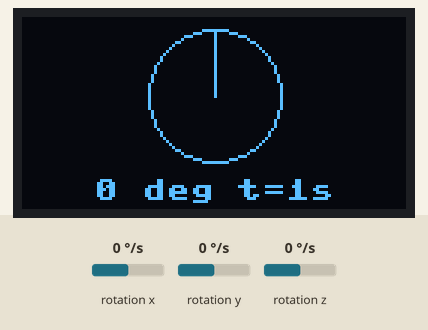
The program below on a simulated Raspberry Pi Pico running MicroPython. Parts: 128×64 one-colour display. The test bench sets the inputs (shaded band); at power-on: rotation z 0 °/s, rotation x 0 °/s, rotation y 0 °/s. Files that are not in the repository are absent; library files of the repository ran but are not shown: ssd1306.py; what the program prints to the serial console is not drawn.

Above: at 1.3 s.
1.4 s: rotation z set to -192 °/s
At 1.5 s:
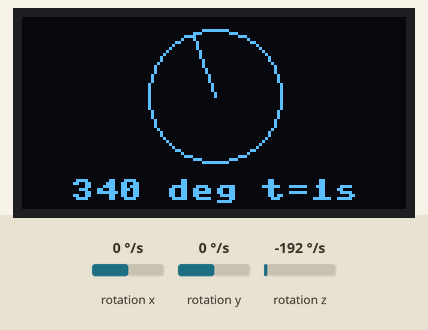
2.9 s: rotation z set to 0 °/s
At 5.4 s:
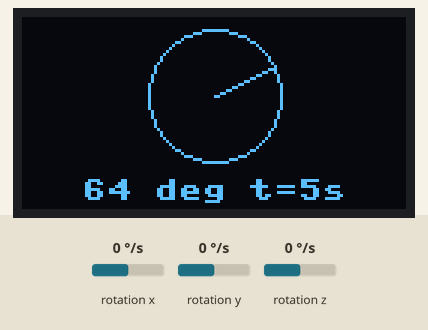
5.9 s: rotation z set to -100 °/s
At 6.02 s:
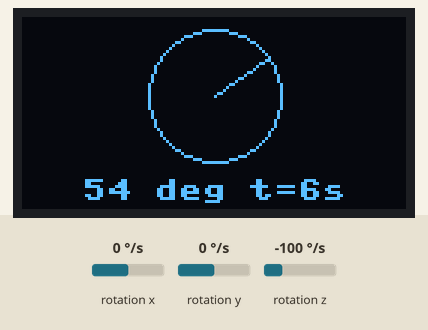

Measured:
- what the display in image 2 shows lasts 1.1 s, from 4.6 s to 5.7 s

The program:

12-demo-swarm-compare.py
```python
import machine
import struct
import time
import math
import json
import config

# MPU6050 wiring (I2C1):
#   SDA -> GPIO10 (I2C1 SDA)
#   SCL -> GPIO11 (I2C1 SCL)
#
# OLED wiring (SPI0) is defined in config.py.
#
# Load this file onto the Pico with Thonny and run it (F5), or run
# headlessly with mpremote (requires config.py and lib/ssd1306.py to
# already be copied onto the Pico's filesystem).
#
# Draws a compass-style dial from a gyro-integrated heading (bias
# calibrated with calibration.json, same as 08/09). Run this SAME script
# on two (or more) Pico+MPU6050 boards side by side, starting them all at
# the same moment and pointing them the same way. Every needle starts in
# agreement, then slowly drifts apart the longer they run - each board is
# independently integrating its own slightly-imperfect gyro with no way to
# check itself against the others. That's exactly the problem Chapter 13
# solves: instead of trusting each robot's own drifting estimate forever,
# one robot broadcasts a shared heading over WiFi/UDP and the rest steer
# to match it.
I2C_SDA_PIN = 10
I2C_SCL_PIN = 11
I2C_BUS = 1
MPU6050_ADDRESS = 0x68
PWR_MGMT_1 = 0x6B
GYRO_XOUT_H = 0x43

GYRO_SCALE = 131.0  # LSB per deg/s at the default +/-250 deg/s range
CALIBRATION_FILE = "calibration.json"

sda = machine.Pin(I2C_SDA_PIN)
scl = machine.Pin(I2C_SCL_PIN)
i2c = machine.I2C(I2C_BUS, sda=sda, scl=scl, freq=400000)

# Wake the sensor - it powers on in sleep mode
i2c.writeto_mem(MPU6050_ADDRESS, PWR_MGMT_1, bytes([0x00]))
time.sleep_ms(100)

oled = config.init_display()
WHITE = config.WHITE
BLACK = config.BLACK
NO_FILL = config.NO_FILL
WIDTH = config.WIDTH
HEIGHT = config.HEIGHT

CENTER_X = WIDTH // 2
CENTER_Y = HEIGHT // 2 - 6
RADIUS = CENTER_Y - 4

try:
    with open(CALIBRATION_FILE) as f:
        cal = json.load(f)
    gz_offset = cal.get("gz_offset", 0.0)
    print("Loaded gz_offset = {:.2f} deg/s from {}".format(gz_offset, CALIBRATION_FILE))
except OSError:
    gz_offset = 0.0
    print("No {} found - run 08-calibrate-gyro.py first for a slower-drifting comparison.".format(CALIBRATION_FILE))


def read_gz():
    data = i2c.readfrom_mem(MPU6050_ADDRESS, GYRO_XOUT_H, 6)
    _gx, _gy, gz = struct.unpack(">hhh", data)
    return gz / GYRO_SCALE


def draw_dial(heading, elapsed):
    oled.fill(BLACK)
    oled.ellipse(CENTER_X, CENTER_Y, RADIUS, RADIUS, WHITE, NO_FILL)
    heading_rad = math.radians(heading)
    needle_x = CENTER_X + int(RADIUS * math.sin(heading_rad))
    needle_y = CENTER_Y - int(RADIUS * math.cos(heading_rad))
    oled.line(CENTER_X, CENTER_Y, needle_x, needle_y, WHITE)
    label = "{:.0f} deg t={:.0f}s".format(heading, elapsed)
    text_x = max(CENTER_X - (len(label) * 8) // 2, 0)
    oled.text(label, text_x, HEIGHT - 10, WHITE)
    oled.show()


heading = 0.0
start_ms = time.ticks_ms()
last_ms = start_ms

print("Gyro-integrated heading dial. Start this at the same moment on every board. Ctrl-C to stop.")

try:
    while True:
        now_ms = time.ticks_ms()
        dt = time.ticks_diff(now_ms, last_ms) / 1000.0
        last_ms = now_ms

        gz = read_gz()
        heading = (heading + (gz - gz_offset) * dt) % 360.0
        elapsed = time.ticks_diff(now_ms, start_ms) / 1000.0

        draw_dial(heading, elapsed)
        time.sleep_ms(100)
except KeyboardInterrupt:
    print("Got ctrl-c, stopping")
```

config.py
```python
# Hardware configuration for the MPU6050 IMU kit.

from machine import Pin, SPI
import ssd1306

# ---------------------------------------------------------------------------
# OLED display (SPI0) - 2.42" SSD1306/SSD1309, same pins as compass-hmc5883l
# ---------------------------------------------------------------------------
WIDTH = 128
HEIGHT = 64

SCL_PIN = 2  # SPI clock
SDA_PIN = 3  # SPI MOSI
RES_PIN = 4
DC_PIN = 5
CS_PIN = 6

WHITE = 1
BLACK = 0
NO_FILL = 0
FILL = 1


def init_display():
    clock = Pin(SCL_PIN)
    data = Pin(SDA_PIN)
    res = Pin(RES_PIN)
    dc = Pin(DC_PIN)
    cs = Pin(CS_PIN)
    spi = SPI(0, sck=clock, mosi=data)
    return ssd1306.SSD1306_SPI(WIDTH, HEIGHT, spi, dc, res, cs)


# ---------------------------------------------------------------------------
# MPU6050 sensor (I2C1)
# ---------------------------------------------------------------------------
# The RP2040's I2C1 hardware block fixes GPIO10 as SDA and GPIO11 as SCL -
# machine.I2C(1, ...) raises "bad SCL pin" if the roles are swapped.
I2C_SDA_PIN = 10
I2C_SCL_PIN = 11
I2C_BUS = 1

# Aux I2C pass-through pins - usually unconnected on GY-521 breakouts
XDA_PIN = 12
XCL_PIN = 13

# Address select pin: low/floating = 0x68, high = 0x69
AD0_PIN = 14

# Interrupt output, only active once configured in the driver
INT_PIN = 15

# I2C addresses and identity register
MPU6050_ADDRESS_LOW = 0x68   # AD0 tied low (or floating with internal pull-down)
MPU6050_ADDRESS_HIGH = 0x69  # AD0 tied high
WHO_AM_I_REG = 0x75
WHO_AM_I_EXPECTED = 0x68     # MPU6050 always reports 0x68 here, regardless of AD0
```
